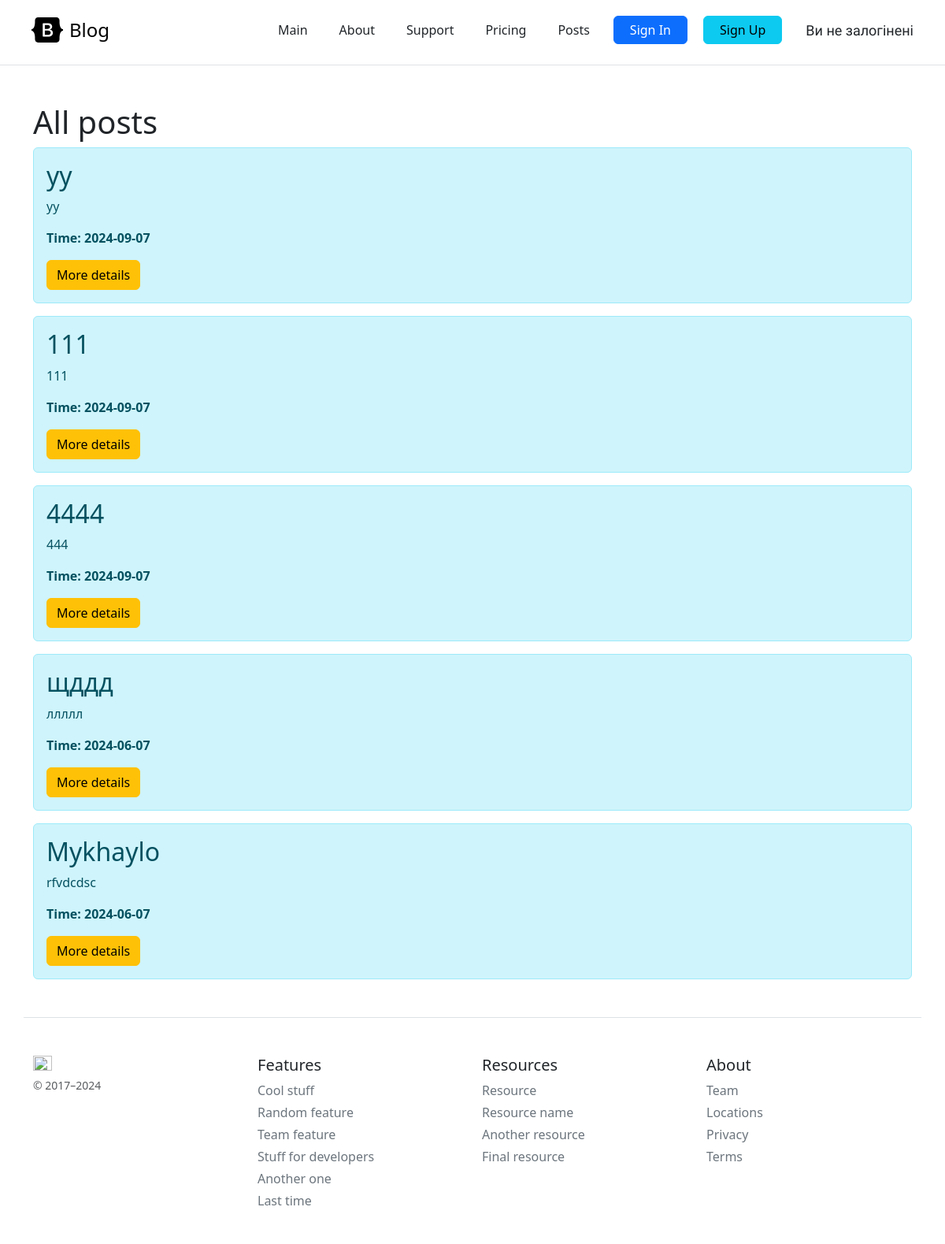
The page /posts on the database its author committed.
### app.py (models this page shows, shortened)
class Article(db.Model):
    id = db.Column(db.Integer, primary_key=True)
    title = db.Column(db.String(100), nullable=False)
    intro = db.Column(db.String(300), nullable=False)
    text = db.Column(db.Text, nullable=False)
    date = db.Column(db.DateTime, default=datetime.now(timezone.utc))

### app.py (the view)
@app.route("/posts")
def posts():
    articles = Article.query.order_by(Article.date.desc()).all()
    return render_template("posts.html", articles=articles)

### templates/posts.html
{%extends 'base.html' %} {% block title %} All posts {% endblock %} {% block
body %}
<div class="posts__container">
  <div class="container mt-5">
    <h1>All posts</h1>
    {% if articles|length > 0 %} {% for el in articles %}
    <div class="alert alert-info">
      <h2>{{el.title}}</h2>
      <p>{{el.intro}}</p>
      <p><b>Time: {{el.date.strftime('%Y-%m-%d')}}</b></p>
      <a href="/posts/{{ el.id }}" class="btn btn-warning">More details</a>
    </div>
    {% endfor%} {% else %}
    <p>There are no articles yet</p>
    {% endif %}
  </div>
</div>
{% endblock %}

### static/css/main.css (style rules this page uses)
html { overflow-y: scroll; }
body { background-color: white; }
*, *::after, *::before { margin: 0; padding: 0; box-sizing: border-box; }
:root { --font-family-Saira: "Saira", sans-serif; }

### static/css/posts.css (style rules this page uses)
.posts__container { max-width: 1200px; margin: 0 auto; }

### rows shown on the page
Article: title "yy", intro "yy", date "2024-09-07"
Article: title "111", intro "111", date "2024-09-07"
Article: title "4444", intro "444", date "2024-09-07"
Article: title "щддд", intro "ллллл", date "2024-06-07"
Article: title "Mykhaylo", intro "rfvdcdsc", date "2024-06-07"
